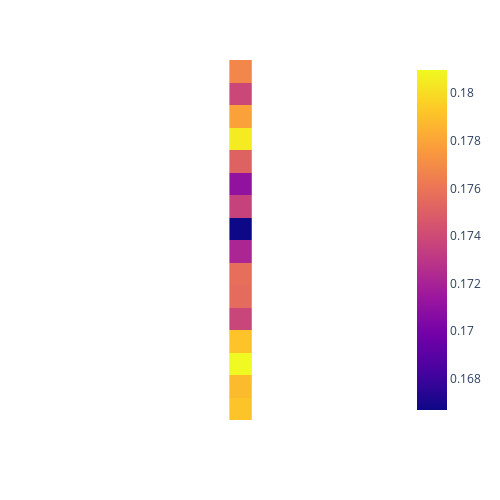

Here is the notebook cell this chart was saved with:
### Code cell
evaluate_data('./test_data/sushi_description', './test_data/random_label', '040', '001', '020', '001', normalized=False)

### Figure 1 — Plotly figure (JSON) as saved in the notebook; plotly's stock layout.template omitted (floating-point values rounded to 4 significant figures)
{"data": [{"coloraxis": "coloraxis", "hovertemplate": "x: %{x}<br>y: %{y}<br>color: %{z}<extra></extra>", "name": "0", "type": "heatmap", "x": ["heliocentric"], "xaxis": "x", "y": ["Imagine a culinary creation that hails from Japan, renowned for its meticulous preparation and diverse flavors. This dish starts with a foundation of seasoned vinegared rice, cooked to perfection. The rice, typically short-grained and sticky, is seasoned with a precise", "a foundation of seasoned vinegared rice, cooked to perfection. The rice, typically short-grained and sticky, is seasoned with a precise mixture of rice vinegar, sugar, and salt, which imparts a delicate balance of sweetness and tanginess.\nAt the heart of", "mixture of rice vinegar, sugar, and salt, which imparts a delicate balance of sweetness and tanginess.\nAt the heart of this dish lies an array of ingredients, each chosen with care and attention to detail. One of the central elements", "this dish lies an array of ingredients, each chosen with care and attention to detail. One of the central elements features thinly sliced, impeccably fresh raw fish. These slices, showcasing an array of colors, range from deep reds to opalescent", "features thinly sliced, impeccably fresh raw fish. These slices, showcasing an array of colors, range from deep reds to opalescent whites. The fish's texture is exceptionally tender, with a nuanced flavor profile that blends the essence of the sea with", "whites. The fish's texture is exceptionally tender, with a nuanced flavor profile that blends the essence of the sea with subtle sweetness. These slices rest gracefully upon the seasoned rice, creating a harmonious partnership of taste and texture.\nComplementing the", "subtle sweetness. These slices rest gracefully upon the seasoned rice, creating a harmonious partnership of taste and texture.\nComplementing the raw fish are an assortment of vibrant vegetables and garnishes, adding both visual appeal and an array of flavors and", "raw fish are an assortment of vibrant vegetables and garnishes, adding both visual appeal and an array of flavors and textures. Crisp cucumber, creamy avocado, and the piquant bite of pickled ginger provide a refreshing contrast, while a touch of", "textures. Crisp cucumber, creamy avocado, and the piquant bite of pickled ginger provide a refreshing contrast, while a touch of fiery wasabi delivers a hint of heat. A light drizzle of soy sauce enhances the overall umami experience, uniting the", "fiery wasabi delivers a hint of heat. A light drizzle of soy sauce enhances the overall umami experience, uniting the ingredients in a savory symphony.\nTo hold this culinary ensemble together, a thin, semi-transparent sheet of seaweed, known as nori,", "ingredients in a savory symphony.\nTo hold this culinary ensemble together, a thin, semi-transparent sheet of seaweed, known as nori, is often employed. This seaweed imparts a subtle oceanic flavor and serves as a structural component, allowing each bite to", "is often employed. This seaweed imparts a subtle oceanic flavor and serves as a structural component, allowing each bite to be easily picked up and savored.\nThe presentation of this dish is an art form in itself. It is often", "be easily picked up and savored.\nThe presentation of this dish is an art form in itself. It is often arranged meticulously on a clean plate, a vibrant mosaic of colors and textures that invites diners to appreciate not only", "arranged meticulously on a clean plate, a vibrant mosaic of colors and textures that invites diners to appreciate not only the flavors but also the craftsmanship behind each bite.\nIn summary, this description encapsulates the essence of a beloved Japanese", "the flavors but also the craftsmanship behind each bite.\nIn summary, this description encapsulates the essence of a beloved Japanese culinary tradition, a meticulous assembly of flavors and textures where seasoned rice and fresh ingredients harmonize to create a symphony", "culinary tradition, a meticulous assembly of flavors and textures where seasoned rice and fresh ingredients harmonize to create a symphony of taste and an artful visual experience."], "yaxis": "y", "z": [[0.1767], [0.1738], [0.1779], [0.1805], [0.1751], [0.1711], [0.1736], [0.1667], [0.1722], [0.1757], [0.1755], [0.1738], [0.1791], [0.181], [0.1788], [0.1791]]}], "layout": {"coloraxis": {"colorscale": [[0, "#0d0887"], [0.1111, "#46039f"], [0.2222, "#7201a8"], [0.3333, "#9c179e"], [0.4444, "#bd3786"], [0.5556, "#d8576b"], [0.6667, "#ed7953"], [0.7778, "#fb9f3a"], [0.8889, "#fdca26"], [1, "#f0f921"]]}, "height": 500, "margin": {"t": 60}, "width": 500, "xaxis": {"anchor": "y", "constrain": "domain", "domain": [0, 1], "scaleanchor": "y", "showticklabels": false}, "yaxis": {"anchor": "x", "autorange": "reversed", "constrain": "domain", "domain": [0, 1], "showticklabels": false}}}
